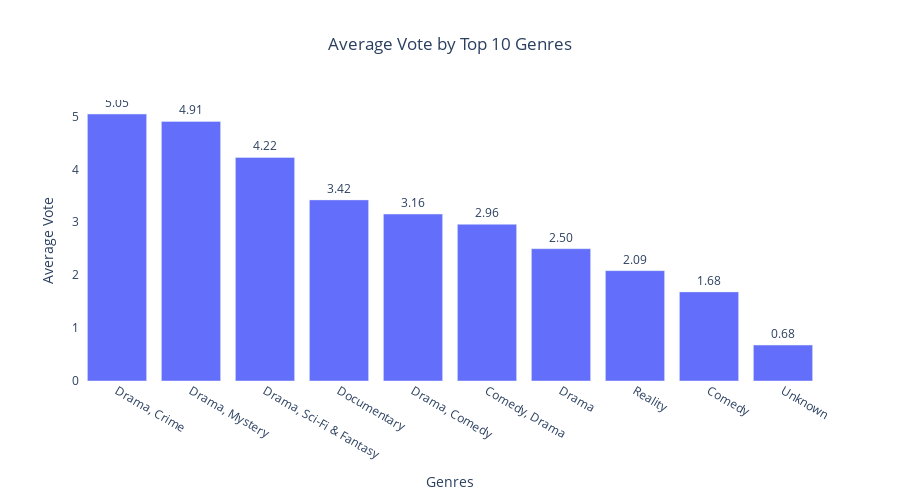

Notebook cell for this chart:
### Code cell
import plotly.express as px

# First, group and aggregate (Plotly needs summarized data for bar charts)
top_genres = df['genres'].value_counts().index[:10]
df_top = df[df['genres'].isin(top_genres)]

df_grouped = df_top.groupby('genres', as_index=False)['vote_average'].mean()

# Sort genres by mean vote_average for consistent order
df_grouped = df_grouped.sort_values('vote_average', ascending=False)

# Create bar plot
fig = px.bar(
    df_grouped,
    x='genres',
    y='vote_average',
    text='vote_average',  # Add labels on bars
    title='Average Vote by Top 10 Genres',
)

# Format labels and layout
fig.update_traces(
    texttemplate='%{text:.2f}',  # Format to 2 decimal places
    textposition='outside'
)

fig.update_layout(
    xaxis_title="Genres",
    yaxis_title="Average Vote",
    xaxis={'categoryorder':'total descending'},
    plot_bgcolor='white',
    title_x=0.5,
    width=900,
    height=500
)

fig.show()

### Figure 1 — Plotly figure (JSON) as saved in the notebook; plotly's stock layout.template omitted (floating-point values rounded to 4 significant figures)
{"data": [{"hovertemplate": "genres=%{x}<br>vote_average=%{text}<extra></extra>", "legendgroup": "", "marker": {"color": "#636efa", "pattern": {"shape": ""}}, "name": "", "orientation": "v", "showlegend": false, "text": [5.046, 4.907, 4.225, 3.424, 3.156, 2.961, 2.501, 2.086, 1.685, 0.6792], "textposition": "outside", "texttemplate": "%{text:.2f}", "type": "bar", "x": ["Drama, Crime", "Drama, Mystery", "Drama, Sci-Fi & Fantasy", "Documentary", "Drama, Comedy", "Comedy, Drama", "Drama", "Reality", "Comedy", "Unknown"], "xaxis": "x", "y": [5.046, 4.907, 4.225, 3.424, 3.156, 2.961, 2.501, 2.086, 1.685, 0.6792], "yaxis": "y"}], "layout": {"barmode": "relative", "height": 500, "legend": {"tracegroupgap": 0}, "plot_bgcolor": "white", "title": {"text": "Average Vote by Top 10 Genres", "x": 0.5}, "width": 900, "xaxis": {"anchor": "y", "categoryorder": "total descending", "domain": [0, 1], "title": {"text": "Genres"}}, "yaxis": {"anchor": "x", "domain": [0, 1], "title": {"text": "Average Vote"}}}}
